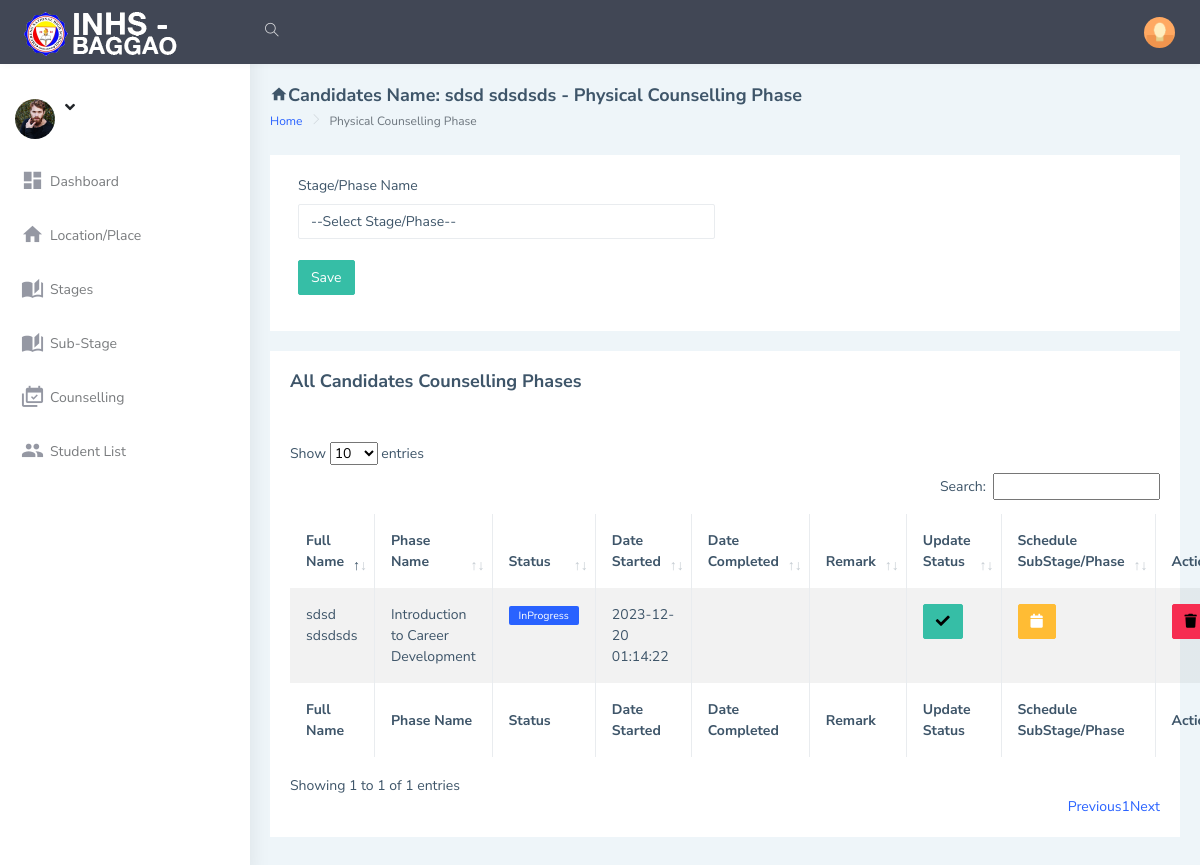
/admin/schedule.php?cid=5, run on the app's committed database.
### tables this page shows
CREATE TABLE `users_tbl` (
  `id` int(10) NOT NULL,
  `firstName` varchar(50) DEFAULT NULL,
  `lastName` varchar(50) DEFAULT NULL,
  `emailAddress` varchar(50) DEFAULT NULL,
  `password` varchar(20) DEFAULT NULL,
  `phoneNo` varchar(20) DEFAULT NULL,
  `address` text DEFAULT NULL,
  `dob` varchar(20) DEFAULT NULL,
  `gender` varchar(10) DEFAULT NULL,
  `hobbies` text DEFAULT NULL,
  `course` varchar(50) DEFAULT NULL,
  `qualification` varchar(50) DEFAULT NULL,
  `qualificationGrade` varchar(50) DEFAULT NULL,
  `skills` text DEFAULT NULL,
  `scheduleTypeId` varchar(10) DEFAULT NULL,
  `dateCreated` varchar(20) DEFAULT NULL
);

CREATE TABLE `scheduletype_tbl` (
  `id` int(10) NOT NULL,
  `typeName` varchar(20) DEFAULT NULL
);

CREATE TABLE `stagetracker_tbl` (
  `id` int(10) NOT NULL,
  `userId` varchar(20) DEFAULT NULL,
  `stageId` varchar(20) DEFAULT NULL,
  `status` varchar(50) DEFAULT NULL,
  `dateStarted` varchar(255) DEFAULT NULL,
  `dateCompleted` varchar(50) DEFAULT NULL,
  `remark` text DEFAULT NULL,
  `dateCreated` varchar(50) DEFAULT NULL
);

CREATE TABLE `stages_tbl` (
  `id` int(10) NOT NULL,
  `stageNo` varchar(10) DEFAULT NULL,
  `stageName` varchar(255) DEFAULT NULL,
  `description` text DEFAULT NULL,
  `remarks` text DEFAULT NULL,
  `objectives` text DEFAULT NULL,
  `material` text DEFAULT NULL,
  `videoLink` text DEFAULT NULL,
  `dateCreated` varchar(20) DEFAULT NULL
);

### admin/schedule_action.php (called while the page is built, shortened)
<?php
include('includes/dbconnection.php');
if(isset($_GET["cid"]) && $_GET["cid"] != "")
{
    $cid = $_GET["cid"];
    $quee=mysqli_query($con,"select users_tbl.id,users_tbl.firstName,users_tbl.lastName, scheduletype_tbl.typeName
    from users_tbl
    INNER JOIN scheduletype_tbl ON scheduletype_tbl.id = users_tbl.scheduleTypeId
    where users_tbl.id ='$cid'");
    $retd=mysqli_fetch_array($quee);
    if($retd > 0){
        $fullName = $retd['firstName'].' '.$retd['lastName'];
        $scheduleType = $retd['typeName'];
    }
}
else{
    echo "<script type = \"text/javascript\">
    window.location = (\"allCandidates.php\");
    </script>";
}
?>

### admin/schedule.php (the view, shortened to what this page needs)
<!DOCTYPE html>
<html dir="ltr" lang="en">
<?php
include('includes/session.php');
include('schedule_action.php');
include('includes/header.php');
?>
<body>
    <div id="main-wrapper" data-layout="vertical" data-navbarbg="skin5" data-sidebartype="full"
        data-sidebar-position="absolute" data-header-position="absolute" data-boxed-layout="full">
        <?php include 'includes/topbar.php'?>
        <?php include 'includes/sidebar.php'?>
        <div class="page-wrapper">
            <div class="page-breadcrumb">
                <div class="row align-items-center">
                    <div class="col-10">
                        <h4 class="page-title"><i class="mdi mdi-home"></i>Candidates Name: <?php echo $fullName;?> - <?php echo $scheduleType;?> Counselling Phase</h4>
                        <div class="d-flex align-items-center">
                            <nav aria-label="breadcrumb">
                                <ol class="breadcrumb">
                                    <li class="breadcrumb-item"><a href="#">Home</a></li>
                                    <li class="breadcrumb-item active" aria-current="page"><?php echo $scheduleType;?> Counselling Phase</li>
                                </ol>
                            </nav>
                        </div>
                    </div>
                </div>
            </div>
            <div class="container-fluid">
                <div class="row">
                    <div class="col-lg-12">
                        <div class="card">
                            <div class="card-body">
                                <form class="form-horizontal form-material mx-2" method="post">
                                    <div class="form-group">
                                        <div class="col-md-12">
                                            <div class="row">
                                                <div class="col-md-6">
                                                    <label>Stage/Phase Name</label>
                                                    <?php
                                                        $query=mysqli_query($con,"select * from stages_tbl ORDER BY stageNo ASC");
                                                        $count = mysqli_num_rows($query);
                                                        if($count > 0){
                                                            echo '<select required name="stageId" class="form-control">';
                                                            echo'<option value="">--Select Stage/Phase--</option>';
                                                            echo '</select>';
                                                        }
                                                    ?>
                                                </div>
                                            </div>
                                            <br>
                                            <div class="row">
                                                <div class="col-md-6">
                                                    <input type="submit" name="action" id="submit_button" class="btn btn-success text-white" value="Save" />
                                                </div>
                                            </div>
                                        </div>
                                    </div>
                                </form>
                            </div>
                        </div>
                    </div>
                </div>
                <div class="row">
                    <div class="col-lg-12 col-xlg-12 col-md-12">
                        <div class="card">
                            <div class="card-body">
                            <h4 class="page-title">All Candidates Counselling Phases</h4>
                                <br><br>
                                <table id="example" class="table table-striped table-bordered" style="width:100%">
                                    <thead>
                                        <tr>
                                            <th>Full Name</th>
                                            <th>Phase Name</th>
                                            <th>Status</th>
                                            <th>Date Started</th>
                                            <th>Date Completed</th>
                                            <th>Remark</th>
                                            <th>Update Status</th>
                                            <th>Schedule SubStage/Phase</th>
                                            <th>Action</th>
                                        </tr>
                                    </thead>
                                    <tbody>
                                    <?php
                                        $que=mysqli_query($con,"SELECT stagetracker_tbl.id, stagetracker_tbl.userId,stagetracker_tbl.stageId,stagetracker_tbl.status,
                                        stagetracker_tbl.dateStarted,stagetracker_tbl.dateCompleted,stagetracker_tbl.remark,
                                        users_tbl.firstName,users_tbl.lastName,stages_tbl.stageName,stages_tbl.stageNo
                                        from stagetracker_tbl
                                        INNER JOIN stages_tbl ON stages_tbl.id = stagetracker_tbl.stageId
                                        INNER JOIN users_tbl ON users_tbl.id = stagetracker_tbl.userId
                                        where stagetracker_tbl.userId = '$cid'
                                        ORDER BY stages_tbl.stageNo ASC");
                                        while ($row=mysqli_fetch_array($que)) {
                                        ?>
                                        <tr>
                                            <td><?php echo $row['firstName'].' '.$row['lastName'];?></td>
                                            <td><?php echo $row['stageName'];?></td>
                                            <td>
                                            <?php if($row['status'] == 'InProgress'){echo '<label class="label label-info">'.$row['status'].'</label>';}
                                                    else{echo '<label class="label label-success">'.$row['status'].'</label>';}?>
                                            </td>
                                            <td><?php echo $row['dateStarted'];?></td>
                                            <td><?php echo $row['dateCompleted'];?></td>
                                            <td><?php echo $row['remark'];?></td>
                                            <td><a href="?cid=<?php echo $cid;?>&updid=<?php echo $row['id'];?>" onclick="return confirm('Are you sure you want to update this item as Completed?');" class="btn btn-success"><i class="fa fa-check"></i></a></td>
                                            <td><a href="schedule2.php?stageid=<?php echo $row['stageId'];?>&cid=<?php echo $row['userId'];?>" class="btn btn-warning"><i class="fa fa-calendar"></i></a></td>
                                            <td><a href="?cid=<?php echo $cid;?>&delid=<?php echo $row['id'];?>" onclick="return confirm('Are you sure you want to delete this item?');" class="btn btn-danger"><i class="fa fa-trash"></i></a></td>
                                        </tr>
                                        <?php
                                        }
                                    ?>
                                    </tbody>
                                        <tfoot>
                                            <tr>
                                                <th>Full Name</th>
                                                <th>Phase Name</th>
                                                <th>Status</th>
                                                <th>Date Started</th>
                                                <th>Date Completed</th>
                                                <th>Remark</th>
                                                <th>Update Status</th>
                                                <th>Schedule SubStage/Phase</th>
                                                <th>Action</th>
                                            </tr>
                                    </tfoot>
                                </table>
                            </div>
                        </div>
                    </div>
                </div>
            </div>
        </div>
    </div>
</body>
</html>

### data on the page
users_tbl: fullName "sdsd sdsdsds", scheduletype_tbl.typeName "Physical"
stagetracker_tbl: users_tbl.firstName "sdsd", users_tbl.lastName "sdsdsds", stages_tbl.stageName "Introduction to Career Development", status "InProgress", dateStarted "2023-12-20 01:14:22"
